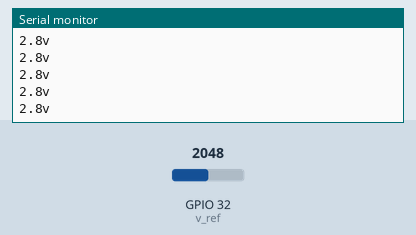
Recording of a sketch running on a simulated ESP32. On the bench: the last lines printed to the serial monitor. The inputs (shaded band) are chosen by the test bench; at power-on: GPIO 32 (v_ref) = 2048.

Above: at 1.2 s.
1.3 s: GPIO 32 (v_ref) set to 2866
At 1.56 s:
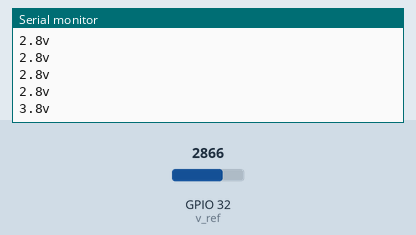
2.8 s: GPIO 32 (v_ref) set to 3603
At 2.96 s:
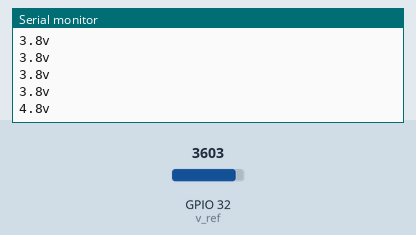
Timing chart, 0 to 5.8 s (numbered marks = the images above; inputs shaded):
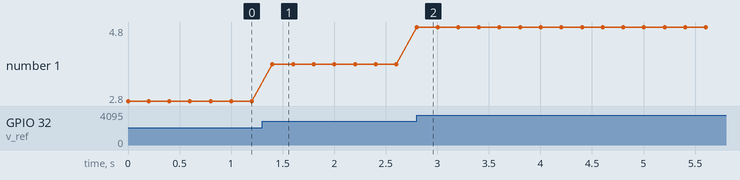

The sketch:

adc_voltage.ino
```cpp
//using esp32
// connect V_ref to GPIO 32

#define v_ref 32

void setup() {
   Serial.begin(9600);
}

void loop() {
  //                     Add a voltage divider to the ADC input channel R1 is typically 100K and R2 calculated to achieved 3.3v output as the input to the ADC
  //                     analogRead(ADC pin) / ADC resolution * Voltage Range * Required Value of R2 / Preferred Value of R2
  //                     In this example the input voltage for measurement is 15v
  //                     15v----100K+--to ADC Input GPIO36
  //                                |
  //                               27K
  //                                |
  //                               Gnd
  float voltage = (float)analogRead(v_ref) / 4096 * 5.5 ; // using double 10k Ohm Resistor
  Serial.print(voltage,1);
  Serial.println("v");
  delay(200);
}
```

Measured:
- after the input at 1.3 s, the serial monitor: prints a new line after 0.10 s (image 1)
- after the input at 2.8 s, the serial monitor: prints a new line at once (image 2)
- plotted number 1: 2.8 → 3.8 after the input at 1.3 s, 3.8 → 4.8 after the input at 2.8 s
